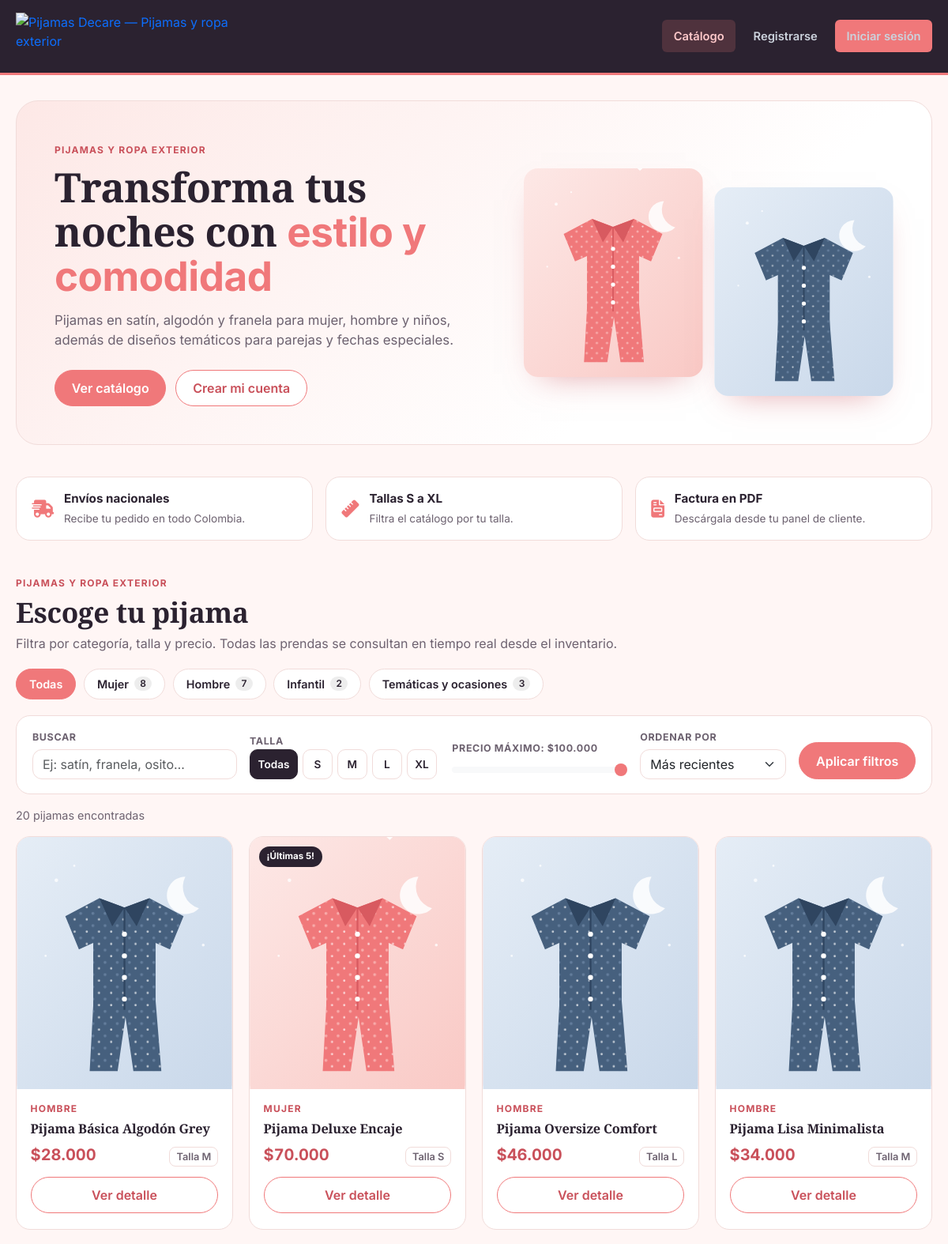
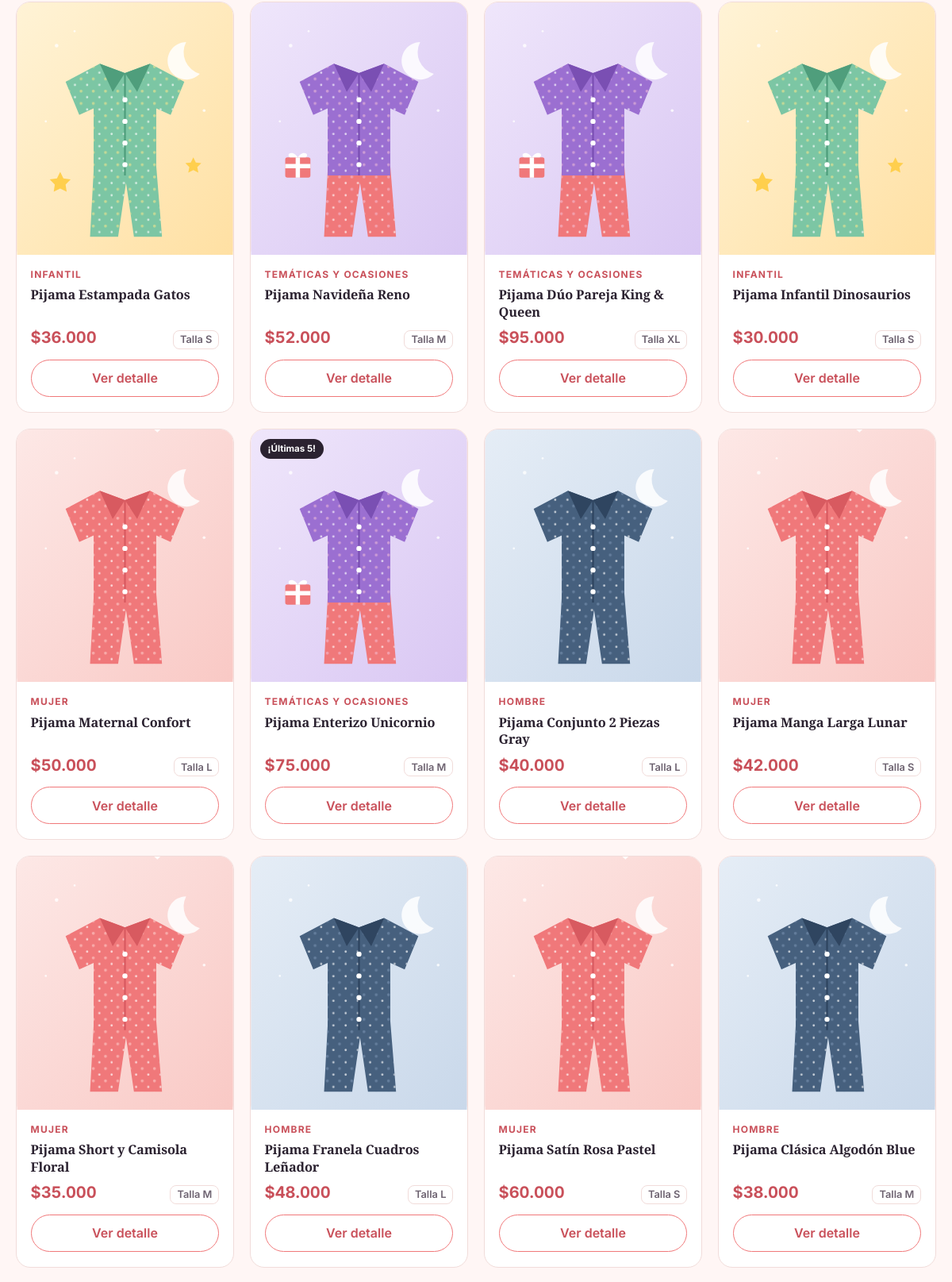
The page / (upper part) on the database its author committed (2 pictures, top to bottom).
### tables this page shows
CREATE TABLE `categorias` (
  `ID_CATEGORIA` int(11) NOT NULL,
  `nombre` varchar(60) NOT NULL,
  `slug` varchar(60) NOT NULL,
  `descripcion` varchar(255) DEFAULT NULL
);

CREATE TABLE `productos` (
  `ID_PRODUCTO` int(11) NOT NULL,
  `nombre` varchar(255) NOT NULL,
  `DESCRIPCION` varchar(250) NOT NULL,
  `PRECIO` decimal(10,2) NOT NULL,
  `STOCK` int(11) DEFAULT 0,
  `talla` varchar(50) NOT NULL,
  `ID_CATEGORIA` int(11) DEFAULT NULL,
  `imagen` varchar(255) DEFAULT NULL
);

### backend/src/models/Catalogo.php (called while the page is built, shortened)
<?php
class Catalogo
{
    private PDO $conn;
    public function __construct(PDO $db)
    {
        $this->conn = $db;
    }
    public function categorias(): array
    {
        $sql = "SELECT c.ID_CATEGORIA, c.nombre, c.slug, c.descripcion,
                       COUNT(p.ID_PRODUCTO) AS total
                FROM categorias c
                LEFT JOIN productos p ON p.ID_CATEGORIA = c.ID_CATEGORIA AND p.STOCK > 0
                GROUP BY c.ID_CATEGORIA, c.nombre, c.slug, c.descripcion
                ORDER BY c.ID_CATEGORIA";
        return $this->conn->query($sql)->fetchAll(PDO::FETCH_ASSOC);
    }
    public static function leerFiltros(array $entrada): array
    {
        $talla = strtoupper(trim((string) ($entrada['talla'] ?? '')));
        $orden = (string) ($entrada['orden'] ?? 'recientes');
        $precioMax = (int) ($entrada['precio_max'] ?? 0);
        return [
            'q'          => mb_substr(trim((string) ($entrada['q'] ?? '')), 0, 60),
            'categoria'  => preg_replace('/[^a-z]/', '', strtolower((string) ($entrada['categoria'] ?? ''))),
            'talla'      => in_array($talla, self::TALLAS, true) ? $talla : '',
            'precio_max' => $precioMax > 0 ? $precioMax : 0,
            'orden'      => array_key_exists($orden, self::ORDENES) ? $orden : 'recientes',
        ];
    }
    public function buscar(array $filtros): array
    {
        $where = ['p.STOCK > 0'];
        $params = [];
        $sql = "SELECT p.ID_PRODUCTO, p.nombre, p.DESCRIPCION, p.PRECIO, p.STOCK, p.talla, p.imagen,
                       c.nombre AS categoria, c.slug AS categoria_slug
                FROM productos p
                LEFT JOIN categorias c ON c.ID_CATEGORIA = p.ID_CATEGORIA
                WHERE " . implode(' AND ', $where) . "
                ORDER BY " . self::ORDENES[$filtros['orden']];
        $stmt = $this->conn->prepare($sql);
        $stmt->execute($params);
        return $stmt->fetchAll(PDO::FETCH_ASSOC);
    }
    public function precioMaximo(): int
    {
        return (int) ceil((float) $this->conn->query("SELECT COALESCE(MAX(PRECIO), 0) FROM productos WHERE STOCK > 0")->fetchColumn());
    }
}

### backend/src/config/marca.php (called while the page is built, shortened)
<?php
function imagen_producto(array $producto): string
{
    $imagen = trim((string) ($producto['imagen'] ?? ''));
    $slug = preg_replace('/[^a-z]/', '', (string) ($producto['categoria_slug'] ?? ''));
    $ilustracion = 'frontend/src/public/img/categorias/' . ($slug !== '' ? $slug : 'general') . '.svg';
    return $ilustracion;
}
function precio_cop($valor): string
{
    return '$' . number_format((float) $valor, 0, ',', '.');
}

### frontend/src/pages/partials/catalogo_productos.php (the view, shortened to what this page needs)
<?php
require_once __DIR__ . '/../../../../backend/src/config/marca.php';
require_once __DIR__ . '/../../../../backend/src/models/Catalogo.php';
$rutaCatalogo = $rutaCatalogo ?? 'catalogo';
$catalogo = new Catalogo($pdo);
$filtros = Catalogo::leerFiltros($_GET);
try {
    $categorias = $catalogo->categorias();
    $productos = $catalogo->buscar($filtros);
    $precioTope = max(10000, (int) (ceil($catalogo->precioMaximo() / 10000) * 10000));
} catch (PDOException $e) {
    error_log('Catálogo: ' . $e->getMessage());
    $categorias = [];
    $productos = [];
    $precioTope = 100000;
    $errorCatalogo = 'No fue posible cargar el catálogo. Verifique que la base de datos tenga la migración database/migracion_catalogo.sql.';
}
$e = static fn($v) => htmlspecialchars((string) $v, ENT_QUOTES, 'UTF-8');
$urlFiltro = static function (array $cambios) use ($filtros, $rutaCatalogo): string {
    $params = array_filter(array_merge($filtros, $cambios), static fn($v) => $v !== '' && $v !== 0 && $v !== 'recientes');
    return 'index.php?' . http_build_query(['url' => $rutaCatalogo] + $params) . '#catalogo';
};
?>
<section id="catalogo" class="catalogo">
    <div class="catalogo__cabecera">
        <div>
            <span class="catalogo__eyebrow"><?php echo $e(MARCA_COLECCION); ?></span>
            <h2 class="catalogo__titulo">Escoge tu pijama</h2>
            <p class="catalogo__sub">Filtra por categoría, talla y precio. Todas las prendas se consultan en tiempo real desde el inventario.</p>
        </div>
    </div>
    <nav class="catalogo__categorias" aria-label="Categorías">
        <a href="<?php echo $e($urlFiltro(['categoria' => ''])); ?>"
           class="chip <?php echo $filtros['categoria'] === '' ? 'chip--activo' : ''; ?>">Todas</a>
        <?php foreach ($categorias as $cat): ?>
            <a href="<?php echo $e($urlFiltro(['categoria' => $cat['slug']])); ?>"
               class="chip <?php echo $filtros['categoria'] === $cat['slug'] ? 'chip--activo' : ''; ?>">
                <?php echo $e($cat['nombre']); ?> <span class="chip__num"><?php echo (int) $cat['total']; ?></span>
            </a>
        <?php endforeach; ?>
    </nav>
    <form class="catalogo__filtros" method="GET" action="index.php#catalogo">
        <label class="filtro filtro--busqueda">
            <span class="filtro__label">Buscar</span>
            <input type="search" name="q" value="<?php echo $e($filtros['q']); ?>" placeholder="Ej: satín, franela, osito…" class="form-control">
        </label>
        <fieldset class="filtro">
            <legend class="filtro__label">Talla</legend>
            <div class="tallas">
                <label class="talla"><input type="radio" name="talla" value="" <?php echo $filtros['talla'] === '' ? 'checked' : ''; ?>><span>Todas</span></label>
                <?php foreach (Catalogo::TALLAS as $t): ?>
                    <label class="talla"><input type="radio" name="talla" value="<?php echo $t; ?>" <?php echo $filtros['talla'] === $t ? 'checked' : ''; ?>><span><?php echo $t; ?></span></label>
                <?php endforeach; ?>
            </div>
        </fieldset>
        <label class="filtro">
            <span class="filtro__label">Precio máximo: <output id="precioSalida"><?php echo precio_cop($filtros['precio_max'] ?: $precioTope); ?></output></span>
            <input type="range" class="form-range" name="precio_max" min="10000" max="<?php echo $precioTope; ?>" step="5000"
                   value="<?php echo $filtros['precio_max'] ?: $precioTope; ?>" id="precioRango">
        </label>
        <label class="filtro">
            <span class="filtro__label">Ordenar por</span>
            <select name="orden" class="form-select">
                <option value="recientes" <?php echo $filtros['orden'] === 'recientes' ? 'selected' : ''; ?>>Más recientes</option>
            </select>
        </label>
        <div class="filtro filtro--acciones">
            <button type="submit" class="btn btn-marca">Aplicar filtros</button>
        </div>
    </form>
    <p class="catalogo__conteo">
        <?php echo count($productos); ?> <?php echo count($productos) === 1 ? 'pijama encontrada' : 'pijamas encontradas'; ?>
    </p>
    <div class="catalogo__grid">
        <?php foreach ($productos as $p):
            $id = (int) $p['ID_PRODUCTO'];
            $stock = (int) $p['STOCK'];
            $imagen = imagen_producto($p);
        ?>
            <article class="producto">
                <button type="button" class="producto__foto" data-bs-toggle="modal" data-bs-target="#producto-<?php echo $id; ?>"
                        aria-label="Ver detalle de <?php echo $e($p['nombre']); ?>">
                    <img src="<?php echo $e($imagen); ?>" alt="<?php echo $e($p['nombre']); ?>" loading="lazy">
                    <?php if ($stock <= 5): ?><span class="producto__aviso">¡Últimas <?php echo $stock; ?>!</span><?php endif; ?>
                </button>
                <div class="producto__cuerpo">
                    <span class="producto__categoria"><?php echo $e($p['categoria'] ?? 'Sin categoría'); ?></span>
                    <h3 class="producto__nombre"><?php echo $e($p['nombre']); ?></h3>
                    <div class="producto__meta">
                        <span class="producto__precio"><?php echo precio_cop($p['PRECIO']); ?></span>
                        <span class="producto__talla">Talla <?php echo $e($p['talla']); ?></span>
                    </div>
                    <button type="button" class="btn btn-marca-outline w-100" data-bs-toggle="modal" data-bs-target="#producto-<?php echo $id; ?>">
                        Ver detalle
                    </button>
                </div>
            </article>
        <?php endforeach; ?>
    </div>
</section>

### index.php (shortened to what this page needs)
<?php
$route = isset($_GET['url']) ? $_GET['url'] : 'catalogo';
switch ($route) {
    case 'catalogo':
        require_once __DIR__ . '/frontend/src/pages/catalogo.php';
        break;
}
?>

### frontend/src/pages/catalogo.php (shortened to what this page needs)
<?php
require_once __DIR__ . '/../../../backend/src/config/marca.php';
$rutaCatalogo = 'catalogo';
?>
<!DOCTYPE html>
<html lang="es">
<head>
    <link href="https://cdn.jsdelivr.net/npm/bootstrap@5.3.0/dist/css/bootstrap.min.css" rel="stylesheet">
    <link rel="stylesheet" href="https://cdnjs.cloudflare.com/ajax/libs/font-awesome/6.4.0/css/all.min.css">
    <link rel="stylesheet" href="./frontend/src/public/css/styles.css">
    <link rel="stylesheet" href="./frontend/src/public/css/catalogo.css">
</head>
<body class="tienda-page">
    <?php require_once __DIR__ . '/../../../backend/src/controllers/header.php'; ?>
    <main class="tienda">
        <section class="portada">
            <div>
                <span class="portada__eyebrow"><?php echo htmlspecialchars(MARCA_COLECCION); ?></span>
                <h1>Transforma tus noches con <em>estilo y comodidad</em></h1>
                <p>Pijamas en satín, algodón y franela para mujer, hombre y niños, además de diseños temáticos para parejas y fechas especiales.</p>
                <div class="portada__acciones">
                    <a href="#catalogo" class="btn btn-marca">Ver catálogo</a>
                    <?php if (!isset($_SESSION['usuario_id'])): ?>
                        <a href="index.php?url=registro" class="btn btn-marca-outline">Crear mi cuenta</a>
                    <?php endif; ?>
                </div>
            </div>
            <div class="portada__imagen" aria-hidden="true">
                <img src="frontend/src/public/img/categorias/mujer.svg" alt="">
                <img src="frontend/src/public/img/categorias/hombre.svg" alt="">
            </div>
        </section>
        <section class="beneficios" aria-label="Beneficios">
            <div class="beneficio">
                <i class="fa-solid fa-truck-fast" aria-hidden="true"></i>
                <div><strong>Envíos nacionales</strong><span>Recibe tu pedido en todo Colombia.</span></div>
            </div>
            <div class="beneficio">
                <i class="fa-solid fa-ruler" aria-hidden="true"></i>
                <div><strong>Tallas S a XL</strong><span>Filtra el catálogo por tu talla.</span></div>
            </div>
            <div class="beneficio">
                <i class="fa-solid fa-file-invoice" aria-hidden="true"></i>
                <div><strong>Factura en PDF</strong><span>Descárgala desde tu panel de cliente.</span></div>
            </div>
        </section>
        <?php require __DIR__ . '/partials/catalogo_productos.php'; ?>
    </main>
</body>
</html>

### backend/src/controllers/header.php (shortened to what this page needs)
<?php
require_once __DIR__ . '/../config/marca.php';
$rolActual = $_SESSION['usuario_rol'] ?? 'Invitado';
$routeActual = $_GET['url'] ?? 'catalogo';
$rutaInicio = match ($rolActual) {
    'Cliente' => 'cliente_dashboard',
    'Administrador', 'Vendedor' => 'dashboard',
    default => 'catalogo',
};
$projectRoot = str_replace('\\', '/', dirname(dirname(dirname(__DIR__))));
$documentRoot = str_replace('\\', '/', $_SERVER['DOCUMENT_ROOT'] ?? '');
$baseUrl = '';
if ($documentRoot !== '' && strpos($projectRoot, $documentRoot) === 0) {
    $baseUrl = '/' . ltrim(substr($projectRoot, strlen($documentRoot)), '/');
} else {
    $baseUrl = '/' . ltrim(basename($projectRoot), '/');
}
?>
<header class="main-header">
    <div class="header-container">
        <a href="<?php echo htmlspecialchars($baseUrl . '/index.php?url=' . $rutaInicio, ENT_QUOTES, 'UTF-8'); ?>" class="header-brand" aria-label="Ir al inicio">
            <img
                class="header-brand__logo"
                src="<?php echo htmlspecialchars($baseUrl . '/frontend/src/public/img/logo.svg', ENT_QUOTES, 'UTF-8'); ?>"
                alt="<?php echo htmlspecialchars(MARCA_TIENDA . ' — ' . MARCA_COLECCION, ENT_QUOTES, 'UTF-8'); ?>"
                width="300"
                height="64"
            >
        </a>
        <?php if ($rolActual === 'Invitado'): ?>
            <nav class="nav-menu" aria-label="Navegación principal">
                <a href="<?php echo htmlspecialchars($baseUrl . '/index.php?url=catalogo', ENT_QUOTES, 'UTF-8'); ?>"
                   class="nav-menu__link <?php echo ($routeActual === 'catalogo') ? 'nav-menu__link--active' : ''; ?>">Catálogo</a>
                <a href="<?php echo htmlspecialchars($baseUrl . '/index.php?url=registro', ENT_QUOTES, 'UTF-8'); ?>" class="nav-menu__link">Registrarse</a>
                <a href="<?php echo htmlspecialchars($baseUrl . '/index.php?url=login', ENT_QUOTES, 'UTF-8'); ?>" class="nav-menu__link nav-menu__link--cta">Iniciar sesión</a>
            </nav>
        <?php endif; ?>
    </div>
</header>

### frontend/src/public/css/styles.css (style rules this page uses)
:root { --ink: #2b2230; --ink-soft: #3a2e40; --paper: #fbf5f4; --paper-raised: #ffffff; --border: #dfe2e6; --text-color: #1b2430; --text-muted: #5b6472; --secondary-color: #f0787a; --secondary-deep: #c9505a; --secondary-tint: rgba(240, 120, 122, 0.14); --primary-color: var(--ink); --bg-color: var(--paper); --white: #ffffff; --danger-color: #b03a2e; --success-color: #1f7a53; --font-display: 'Source Serif 4', 'Georgia', serif; --font-body: 'Inter', 'Segoe UI', Tahoma, Geneva, Verdana, sans-serif; --font-mono: 'JetBrains Mono', 'Consolas', monospace; --radius-sm: 6px; --radius-md: 10px; --radius-lg: 14px; }
* { margin: 0; padding: 0; box-sizing: border-box; font-family: var(--font-body); }
h1, h2, h3, h4 { font-family: var(--font-display); color: var(--ink); font-weight: 700; letter-spacing: -0.01em; }
body { background: var(--paper); color: var(--text-color); padding-bottom: 50px; position: relative; overflow-x: hidden; line-height: 1.5; }
body > * { position: relative; z-index: 1; }
.main-header { background: var(--ink); padding: 1rem 1.25rem; border-bottom: 3px solid var(--secondary-color); position: sticky; top: 0; z-index: 20; }
.header-container { max-width: 1200px; margin: 0 auto; display: flex; justify-content: space-between; align-items: center; gap: 1rem; }
.header-brand { display: inline-flex; align-items: center; text-decoration: none; flex: 0 0 auto; }
.header-brand__logo { display: block; width: 280px; max-width: min(280px, 75vw); height: auto; }
.nav-menu__link--cta { background: var(--secondary-color); color: #ffffff; }
.nav-menu { display: flex; align-items: center; justify-content: flex-end; gap: 0.5rem; flex-wrap: wrap; }
.nav-menu__link { display: inline-flex; align-items: center; justify-content: center; padding: 0.6rem 0.9rem; border-radius: var(--radius-sm); text-decoration: none; color: #cbd2dc; font-weight: 600; font-size: 0.92rem; transition: background 0.15s ease, color 0.15s ease; }
.nav-menu__link:hover, .nav-menu__link--active { background: rgba(240, 120, 122, 0.18); color: #ffc9ca; }
.btn { padding: 10px 16px; border-radius: var(--radius-sm); text-decoration: none; display: inline-block; color: white; font-weight: 600; box-shadow: none; transition: transform 0.15s ease, box-shadow 0.15s ease, background 0.15s ease; }
button { width: 100%; padding: 0.9rem; background: var(--ink); color: white; border: none; border-radius: var(--radius-sm); cursor: pointer; font-size: 1rem; font-weight: 600; transition: background 0.15s ease, transform 0.15s ease; }

### rows shown on the page
categorias: nombre "Mujer", total "8"
categorias: nombre "Hombre", total "7"
categorias: nombre "Infantil", total "2"
categorias: nombre "Temáticas y ocasiones", total "3"
productos: ID_CATEGORIA.slug (picture), ID_CATEGORIA.nombre "HOMBRE", nombre "Pijama Básica Algodón Grey", PRECIO "$28.000", talla "M"
productos: ID_CATEGORIA.slug (picture), STOCK "5", ID_CATEGORIA.nombre "MUJER", nombre "Pijama Deluxe Encaje", PRECIO "$70.000", talla "S"
productos: ID_CATEGORIA.slug (picture), ID_CATEGORIA.nombre "HOMBRE", nombre "Pijama Oversize Comfort", PRECIO "$46.000", talla "L"
productos: ID_CATEGORIA.slug (picture), ID_CATEGORIA.nombre "HOMBRE", nombre "Pijama Lisa Minimalista", PRECIO "$34.000", talla "M"
productos: ID_CATEGORIA.slug (picture), ID_CATEGORIA.nombre "INFANTIL", nombre "Pijama Estampada Gatos", PRECIO "$36.000", talla "S"
productos: ID_CATEGORIA.slug (picture), ID_CATEGORIA.nombre "TEMÁTICAS Y OCASIONES", nombre "Pijama Navideña Reno", PRECIO "$52.000", talla "M"
productos: ID_CATEGORIA.slug (picture), ID_CATEGORIA.nombre "TEMÁTICAS Y OCASIONES", nombre "Pijama Dúo Pareja King & Queen", PRECIO "$95.000", talla "XL"
productos: ID_CATEGORIA.slug (picture), ID_CATEGORIA.nombre "INFANTIL", nombre "Pijama Infantil Dinosaurios", PRECIO "$30.000", talla "S"
productos: ID_CATEGORIA.slug (picture), ID_CATEGORIA.nombre "MUJER", nombre "Pijama Maternal Confort", PRECIO "$50.000", talla "L"
productos: ID_CATEGORIA.slug (picture), STOCK "5", ID_CATEGORIA.nombre "TEMÁTICAS Y OCASIONES", nombre "Pijama Enterizo Unicornio", PRECIO "$75.000", talla "M"
productos: ID_CATEGORIA.slug (picture), ID_CATEGORIA.nombre "HOMBRE", nombre "Pijama Conjunto 2 Piezas Gray", PRECIO "$40.000", talla "L"
productos: ID_CATEGORIA.slug (picture), ID_CATEGORIA.nombre "MUJER", nombre "Pijama Manga Larga Lunar", PRECIO "$42.000", talla "S"
productos: ID_CATEGORIA.slug (picture), ID_CATEGORIA.nombre "MUJER", nombre "Pijama Short y Camisola Floral", PRECIO "$35.000", talla "M"
productos: ID_CATEGORIA.slug (picture), ID_CATEGORIA.nombre "HOMBRE", nombre "Pijama Franela Cuadros Leñador", PRECIO "$48.000", talla "L"
productos: ID_CATEGORIA.slug (picture), ID_CATEGORIA.nombre "MUJER", nombre "Pijama Satín Rosa Pastel", PRECIO "$60.000", talla "S"
productos: ID_CATEGORIA.slug (picture), ID_CATEGORIA.nombre "HOMBRE", nombre "Pijama Clásica Algodón Blue", PRECIO "$38.000", talla "M"

### other values the page prints
MARCA_COLECCION "PIJAMAS Y ROPA EXTERIOR"
$e(MARCA_COLECCION) "PIJAMAS Y ROPA EXTERIOR"
$t "S"
$t "M"
$t "L"
$t "XL"
precio_cop($filtros['precio_max'] ?: $precioTope) "$100.000"
count($productos) "20"
